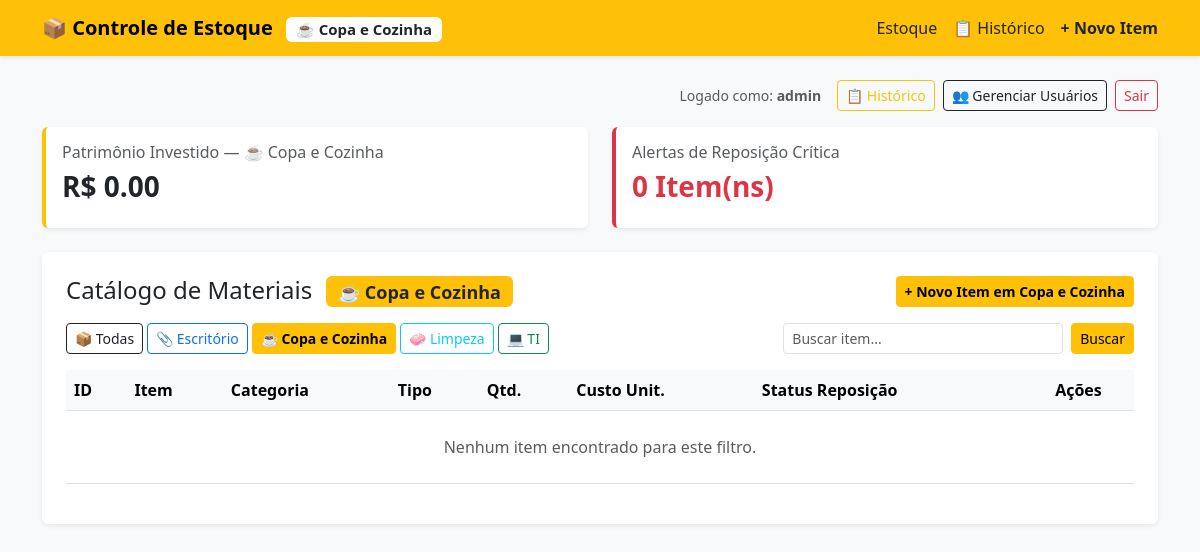
/?categoria=Copa+e+Cozinha&busca= (signed in), run on an earlier commit of the app's database.
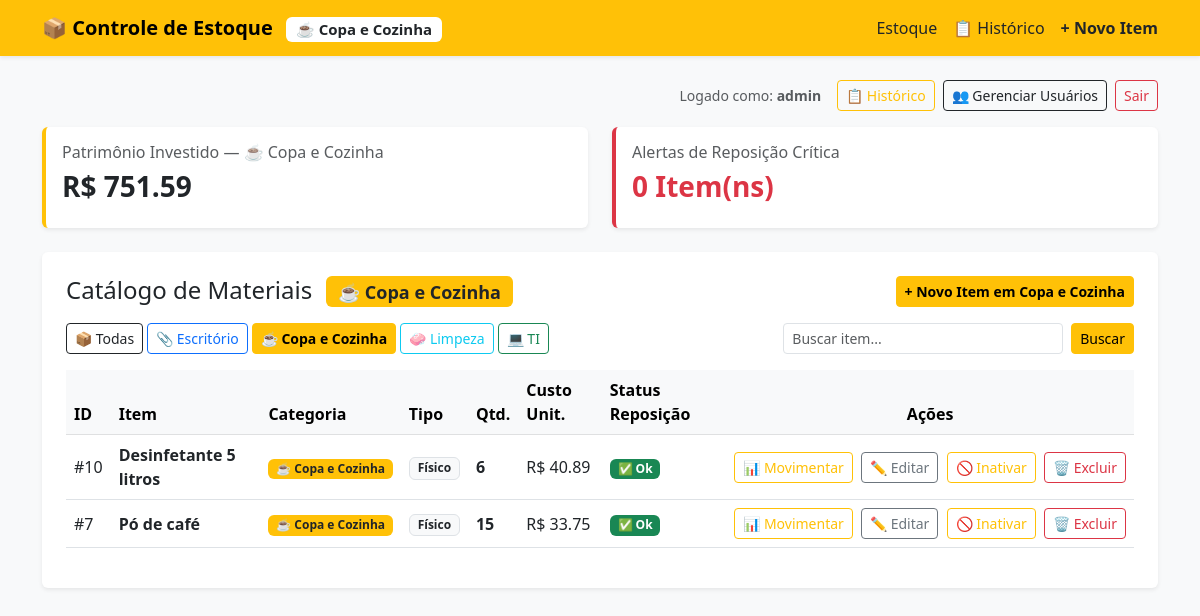
And on a later commit of the database.
### tables this page shows
CREATE TABLE produtos (
    id INTEGER PRIMARY KEY AUTOINCREMENT,
    nome TEXT NOT NULL,
    tipo TEXT NOT NULL,
    preco_custo REAL NOT NULL,
    preco_base_venda REAL NOT NULL,
    quantidade INTEGER NOT NULL DEFAULT 0,
    peso_kg REAL,
    estoque_minimo INTEGER DEFAULT 5,
    link_download TEXT,
    tamanho_mb REAL,
    ativo INTEGER NOT NULL DEFAULT 1
, categoria TEXT NOT NULL DEFAULT 'Escritório');

### app.py (the view, shortened to what this page needs)
@app.route('/')
@login_obrigatorio
def index():
    categoria_filtro = request.args.get('categoria', 'Todas')
    busca = request.args.get('busca', '').strip()
    conn = get_connection()
    cursor = conn.cursor()
    query = "SELECT * FROM produtos WHERE 1=1"
    params = []
    if categoria_filtro and categoria_filtro != 'Todas':
        query += " AND categoria = ?"
        params.append(categoria_filtro)
    if busca:
        query += " AND nome LIKE ?"
        params.append(f"%{busca}%")
    query += " ORDER BY categoria ASC, nome ASC"
    cursor.execute(query, params)
    rows = cursor.fetchall()
    conn.close()
    produtos = []
    patrimonio_total = 0.0
    alertas_count = 0
    for r in rows:
        item_dict = dict(r)
        if item_dict['tipo'] == 'ProdutoFisico':
            p = ProdutoFisico(
                id_produto=item_dict['id'],
                nome=item_dict['nome'],
                preco_custo=item_dict['preco_custo'],
                preco_base_venda=item_dict['preco_base_venda'],
                quantidade=item_dict['quantidade'],
                peso_kg=item_dict.get('peso_kg') or 1.0,
                estoque_minimo=item_dict.get('estoque_minimo') or 5,
                ativo=bool(item_dict['ativo'])
            )
        p.categoria = item_dict.get('categoria') or 'Escritório'
        produtos.append(p)
        patrimonio_total += p.quantidade * p._preco_custo
        if getattr(p, 'alerta_reposicao', False):
            alertas_count += 1
    tema = CATEGORIAS_CONFIG.get(categoria_filtro, {'cor': 'primary', 'icone': '📦', 'texto': 'text-white'})
    return render_template(
        'index.html',
        produtos=produtos,
        patrimonio_total=patrimonio_total,
        alertas_count=alertas_count,
        categoria_filtro=categoria_filtro,
        busca=busca,
        tema=tema
    )

### app.py (called while the page is built)
@app.context_processor
def inject_categorias():
    return dict(categorias_config=CATEGORIAS_CONFIG)

def login_obrigatorio(f):
    @wraps(f)
    def decorated_function(*args, **kwargs):
        if 'usuario_id' not in session:
            return redirect(url_for('login'))
        return f(*args, **kwargs)
    return decorated_function

### database.py (called while the page is built)
def get_connection():
    conn = sqlite3.connect(DATABASE_NAME)
    conn.row_factory = sqlite3.Row
    return conn

### models.py (called while the page is built)
    @preco_custo.setter
    def preco_custo(self, valor: float):
        if valor < 0:
            raise ValueError("O preço de custo não pode ser negativo.")
        self._preco_custo = float(valor)

    @preco_base_venda.setter
    def preco_base_venda(self, valor: float):
        if valor < 0:
            raise ValueError("O preço de venda não pode ser negativo.")
        self._preco_base_venda = float(valor)

    @property
    def quantidade(self) -> int:
        return self._quantidade

    @quantidade.setter
    def quantidade(self, valor: int):
        if valor < 0:
            raise ValueError("A quantidade em estoque não pode ser negativa.")
        self._quantidade = int(valor)

### templates/index.html (shortened to what the changed rows need)
{% extends 'base.html' %}
{% block content %}
<div class="row mb-4">
    <div class="col-md-6">
        <div class="card bg-white border-0 border-start border-4 border-{{ tema.cor }} shadow-sm p-3">
            <h6 class="text-muted">Patrimônio Investido {% if categoria_filtro != 'Todas' %}— {{ tema.icone }} {{ categoria_filtro }}{% endif %}</h6>
            <h3 class="fw-bold text-{{ 'dark' if tema.cor == 'warning' else tema.cor }}">R$ {{ "%.2f"|format(patrimonio_total) }}</h3>
        </div>
    </div>
</div>
<div class="card border-0 shadow-sm p-4">
    <div class="row g-2 mb-3 align-items-center">
        <div class="col-md-8">
            <div class="d-flex flex-wrap gap-1" role="group">
                <a href="{{ url_for('index', categoria='Todas', busca=busca) }}"
                   class="btn btn-sm {% if categoria_filtro == 'Todas' %}btn-dark{% else %}btn-outline-dark{% endif %}">
                   📦 Todas
                </a>
                {% for nome_cat, cfg in categorias_config.items() %}
                    <a href="{{ url_for('index', categoria=nome_cat, busca=busca) }}"
                       class="btn btn-sm {% if categoria_filtro == nome_cat %}btn-{{ cfg.cor }} fw-bold{% else %}btn-outline-{{ cfg.cor }}{% endif %}">
                       {{ cfg.icone }} {{ nome_cat }}
                    </a>
                {% endfor %}
            </div>
        </div>
    </div>
    <div class="table-responsive">
        <table class="table table-hover align-middle">
            <thead class="table-light">
                <tr>
                    <th>ID</th>
                    <th>Item</th>
                    <th>Categoria</th>
                    <th>Tipo</th>
                    <th>Qtd.</th>
                    <th>Custo Unit.</th>
                    <th>Status Reposição</th>
                    <th class="text-center">Ações</th>
                </tr>
            </thead>
            <tbody>
                {% for p in produtos %}
                {% set cat_cfg = categorias_config.get(p.categoria, {'cor': 'secondary', 'icone': '📎', 'texto': 'text-white'}) %}
                <tr>
                    <td>#{{ p.id_produto }}</td>
                    <td class="fw-bold">{{ p.nome }}</td>
                    <td>
                        <span class="badge bg-{{ cat_cfg.cor }} {{ cat_cfg.texto }}">
                            {{ cat_cfg.icone }} {{ p.categoria }}
                        </span>
                    </td>
                    <td>
                        <span class="badge bg-light text-dark border">
                            {{ 'Físico' if p.__class__.__name__ == 'ProdutoFisico' else 'Digital' }}
                        </span>
                    </td>
                    <td class="fw-bold">{{ p.quantidade }}</td>
                    <td>R$ {{ "%.2f"|format(p._preco_custo) }}</td>
                    <td>
                        {% if p.alerta_reposicao %}
                            <span class="badge bg-danger">⚠️ Repor (Mín: {{ p._estoque_minimo }})</span>
                        {% else %}
                            <span class="badge bg-success">✅ Ok</span>
                        {% endif %}
                    </td>
                    <td class="text-center text-nowrap">
                        <button type="button" class="btn btn-sm btn-outline-{{ cat_cfg.cor }} me-1" data-bs-toggle="modal" data-bs-target="#modalAjuste{{ p.id_produto }}">
                            📊 Movimentar
                        </button>
                        <button type="button" class="btn btn-sm btn-outline-secondary me-1" data-bs-toggle="modal" data-bs-target="#modalEditar{{ p.id_produto }}">
                            ✏️ Editar
                        </button>
                        {% if p.ativo %}
                            <form action="/produto/inativar/{{ p.id_produto }}" method="POST" onsubmit="return confirm('Inativar este item do catálogo?');" style="display:inline;">
                                <button type="submit" class="btn btn-sm btn-outline-warning me-1">🚫 Inativar</button>
                            </form>
                        {% else %}
                            <form action="/produto/ativar/{{ p.id_produto }}" method="POST" onsubmit="return confirm('Reativar este item no catálogo?');" style="display:inline;">
                                <button type="submit" class="btn btn-sm btn-outline-success me-1">✅ Ativar</button>
                            </form>
                        {% endif %}
                        {% if session.get('perfil') == 'admin' %}
                            <form action="/produto/deletar/{{ p.id_produto }}" method="POST" onsubmit="return confirm('ATENÇÃO: Deseja excluir permanentemente {{ p.nome }}?');" style="display:inline;">
                                <button type="submit" class="btn btn-sm btn-outline-danger">🗑️ Excluir</button>
                            </form>
                        {% endif %}
                    </td>
                </tr>
                {% else %}
                <tr>
                    <td colspan="8" class="text-center py-4 text-muted">Nenhum item encontrado para este filtro.</td>
                </tr>
                {% endfor %}
            </tbody>
        </table>
    </div>
</div>
{% endblock %}

What changed in the data, as far as the page shows it:
added produtos: id_produto "10", nome "Desinfetante 5 litros", icone "☕", categoria "Copa e Cozinha", __class__ "Físico", quantidade "6", _preco_custo "40.89"
added produtos: id_produto "7", nome "Pó de café", icone "☕", categoria "Copa e Cozinha", __class__ "Físico", quantidade "15", _preco_custo "33.75"
Also different on the page:
{{ "%.2f"|format(patrimonio_total) }}: "0.00" → "751.59"
text no longer shown: "Nenhum item encontrado para este filtro."
